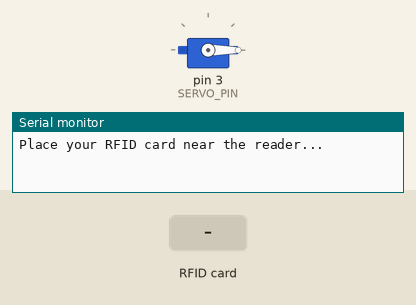
Simulated run of this sketch. Board: Arduino Uno, built with avr-gcc and run on an emulated ATmega328P. Parts: servo, the last lines printed to the serial monitor. Inputs (shaded band) come from the test bench.

Above: at 1.2 s.
1.3 s: RFID card 83 7F 00 28 held to the reader
At 2.4 s:
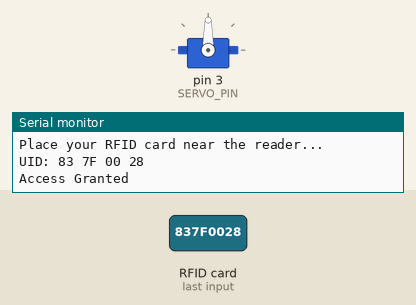
4.3 s: RFID card 5E 7A 19 C4 held to the reader
Timing chart, 0 to 7.3 s (numbered marks = the images above; inputs shaded):
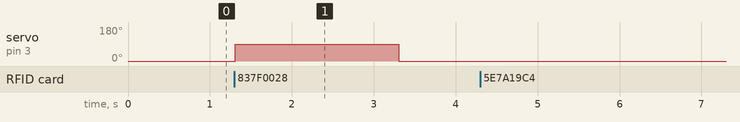

Measured:
- after the input at 1.3 s, servo on pin 3 (SERVO_PIN): 0° → 90° at once, → 0° 2.0 s later

The sketch:

rfid.ino.ino
```cpp
#include <SPI.h>
#include <MFRC522.h>
#include <Servo.h>

#define SS_PIN 10   // SDA, SS pin of RFID
#define RST_PIN 9   // Reset pin of RFID
#define SERVO_PIN 3 // Servo connected to digital pin 3

MFRC522 mfrc522(SS_PIN, RST_PIN); // Create RFID object
Servo myServo; // Create Servo object

void setup() {
  Serial.begin(9600);
  SPI.begin();
  mfrc522.PCD_Init();
  myServo.attach(SERVO_PIN); // Attach servo to the defined pin
  myServo.write(0);          // Start with servo at 0°
  Serial.println("Place your RFID card near the reader...");
}

void loop() {
  if (!mfrc522.PICC_IsNewCardPresent()) {
    return;
  }

  if (!mfrc522.PICC_ReadCardSerial()) {
    return;
  }

  Serial.print("UID: ");
  for (byte i = 0; i < mfrc522.uid.size; i++) {
    if (mfrc522.uid.uidByte[i] < 0x10) {
      Serial.print("0");
    }
    Serial.print(mfrc522.uid.uidByte[i], HEX);
    Serial.print(" ");
  }
  Serial.println();

  byte knownUID[] = {0x83, 0x7F, 0x00, 0x28}; // Replace with your actual UID
  bool isMatch = true;

  for (byte i = 0; i < mfrc522.uid.size; i++) {
    if (mfrc522.uid.uidByte[i] != knownUID[i]) {
      isMatch = false;
      break;
    }
  }

  if (isMatch) {
    Serial.println("Access Granted");
    myServo.write(90);      // Rotate servo to 90°
    delay(2000);            // Wait 2 seconds
    myServo.write(0);       // Return to 0°
  } else {
    Serial.println("Access Denied");
  }

  delay(1000);
}
```
